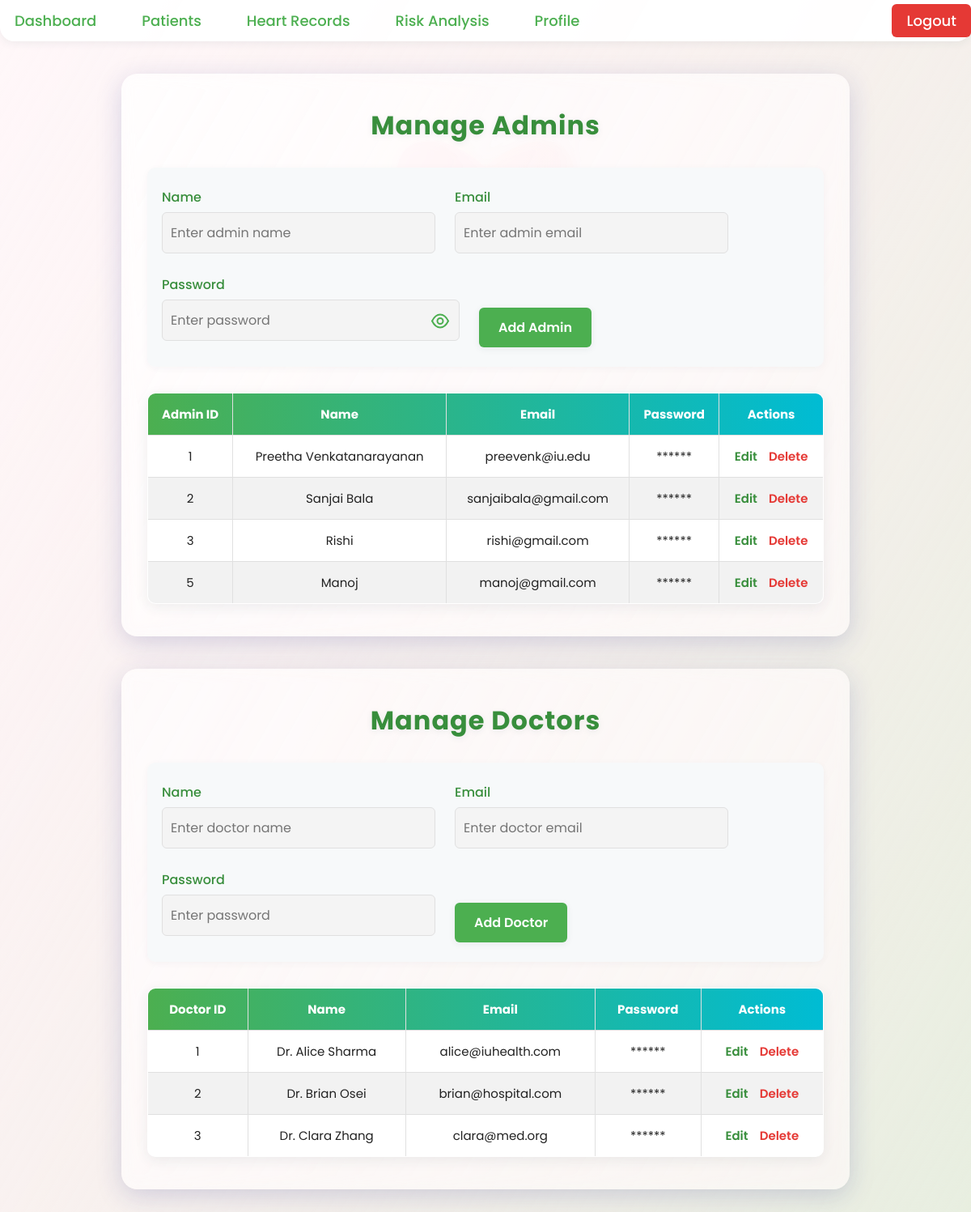
Page /admin (signed in) on the committed database.
### tables this page shows
CREATE TABLE Admin(
    admin_id INTEGER PRIMARY KEY AUTOINCREMENT,
    name TEXT,
    email TEXT,
    password TEXT
);

CREATE TABLE Doctor (
    doctor_id INTEGER PRIMARY KEY AUTOINCREMENT,
    name TEXT,
    email TEXT,
    password TEXT
);

### app.py (the view, shortened to what this page needs)
@app.route('/admin', methods=['GET', 'POST'])
def manage_admin():
    conn = get_db_connection()
    cursor = conn.cursor()
    cursor.execute('SELECT * FROM admin')
    admins = cursor.fetchall()
    cursor.execute('SELECT * FROM doctor')
    doctors = cursor.fetchall()
    conn.close()
    return render_template('admin.html', admins=admins, doctors=doctors, current_page='admin', user_type=session.get('user_type'))

### app.py (called while the page is built)
def get_db_connection():
    conn = sqlite3.connect('database/health_records.db')  # Replace with the correct path to your database
    conn.row_factory = sqlite3.Row
    return conn

@app.before_request
def require_login():
    allowed_routes = ['login', 'signup', 'static']
    if request.endpoint not in allowed_routes and 'admin_id' not in session and 'doctor_id' not in session:
        return redirect(url_for('login'))

### templates/admin.html (shortened to what this page needs)
<!DOCTYPE html>
<html lang="en">
  <head>
    <link
      rel="stylesheet"
      href="{{ url_for('static', filename='styles.css') }}"
    />
  </head>
  <body>
    <nav>
      <ul
        style="
          display: flex;
          align-items: center;
          justify-content: space-between;
        "
      >
        <div style="display: flex; gap: 20px">
          <li>
            <a
              href="{{ url_for('dashboard') }}"
              class="{% if current_page == 'dashboard' %}active{% endif %}"
              >Dashboard</a
            >
          </li>
          <li>
            <a
              href="{{ url_for('manage_patient') }}"
              class="{% if current_page == 'patient' %}active{% endif %}"
              >Patients</a
            >
          </li>
          <li>
            <a
              href="{{ url_for('manage_heart_record') }}"
              class="{% if current_page == 'heart_record' %}active{% endif %}"
              >Heart Records</a
            >
          </li>
          <li>
            <a
              href="{{ url_for('manage_risk_analysis') }}"
              class="{% if current_page == 'risk_analysis' %}active{% endif %}"
              >Risk Analysis</a
            >
          </li>
          {% if user_type == 'admin' %}
          <li>
            <a
              href="{{ url_for('manage_admin') }}"
              class="{% if current_page == 'admin' %}active{% endif %}"
              >Admin</a
            >
          </li>
          {% elif user_type == 'doctor' %}
          <li>
            <a
              href="{{ url_for('doctor_profile') }}"
              class="{% if current_page == 'profile' %}active{% endif %}"
              >Profile</a
            >
          </li>
          {% endif %}
        </div>
        <li>
          <a
            href="{{ url_for('logout') }}"
            style="
              background: #e53935;
              color: #fff;
              border-radius: 6px;
              padding: 8px 18px;
            "
            >Logout</a
          >
        </li>
      </ul>
    </nav>
    <div class="container">
      <div class="card">
        <h2>Manage Admins</h2>
        <form action="{{ url_for('manage_admin') }}" method="POST">
          <div class="form-group">
            <label for="name">Name</label>
            <input
              type="text"
              name="name"
              required
              placeholder="Enter admin name"
            />
          </div>
          <div class="form-group">
            <label for="email">Email</label>
            <input
              type="email"
              name="email"
              required
              placeholder="Enter admin email"
            />
          </div>
          <div class="form-group">
            <label for="password">Password</label>
            <div style="position: relative">
              <input
                type="password"
                name="password"
                id="admin-password"
                required
                placeholder="Enter password"
                style="padding-right: 40px"
              />
              <span
                onclick="togglePassword('admin-password', this)"
                style="
                  position: absolute;
                  top: 50%;
                  right: 12px;
                  transform: translateY(-50%);
                  cursor: pointer;
                "
              >
                <svg
                  id="admin-eye"
                  width="24"
                  height="24"
                  viewBox="0 0 24 24"
                  fill="none"
                  xmlns="http://www.w3.org/2000/svg"
                >
                  <circle
                    cx="12"
                    cy="12"
                    r="3.5"
                    stroke="#4CAF50"
                    stroke-width="2"
                  />
                  <path
                    d="M2 12C4.5 7 8.5 4 12 4C15.5 4 19.5 7 22 12C19.5 17 15.5 20 12 20C8.5 20 4.5 17 2 12Z"
                    stroke="#4CAF50"
                    stroke-width="2"
                  />
                </svg>
              </span>
            </div>
          </div>
          <button type="submit">Add Admin</button>
        </form>
        <table>
          <thead>
            <tr>
              <th>Admin ID</th>
              <th>Name</th>
              <th>Email</th>
              <th>Password</th>
              <th>Actions</th>
            </tr>
          </thead>
          <tbody>
            {% for admin in admins %}
            <tr>
              <td>{{ admin['admin_id'] }}</td>
              <td>{{ admin['name'] }}</td>
              <td>{{ admin['email'] }}</td>
              <td>******</td>
              <td>
                <a
                  href="{{ url_for('edit_admin', admin_id=admin['admin_id']) }}"
                  style="color: #388e3c; font-weight: 600; margin-right: 10px"
                  >Edit</a
                >
                <a
                  href="{{ url_for('delete_admin', admin_id=admin['admin_id']) }}"
                  style="color: #e53935; font-weight: 600"
                  onclick="return confirm('Are you sure you want to delete this admin?');"
                  >Delete</a
                >
              </td>
            </tr>
            {% endfor %}
          </tbody>
        </table>
      </div>
      <div class="card">
        <h2>Manage Doctors</h2>
        <form action="{{ url_for('manage_doctor') }}" method="POST">
          <div class="form-group">
            <label for="name">Name</label>
            <input
              type="text"
              name="name"
              required
              placeholder="Enter doctor name"
            />
          </div>
          <div class="form-group">
            <label for="email">Email</label>
            <input
              type="email"
              name="email"
              required
              placeholder="Enter doctor email"
            />
          </div>
          <div class="form-group">
            <label for="password">Password</label>
            <input
              type="password"
              name="password"
              required
              placeholder="Enter password"
            />
          </div>
          <button type="submit">Add Doctor</button>
        </form>
        <table>
          <thead>
            <tr>
              <th>Doctor ID</th>
              <th>Name</th>
              <th>Email</th>
              <th>Password</th>
              <th>Actions</th>
            </tr>
          </thead>
          <tbody>
            {% for doctor in doctors %}
            <tr>
              <td>{{ doctor['doctor_id'] }}</td>
              <td>{{ doctor['name'] }}</td>
              <td>{{ doctor['email'] }}</td>
              <td>******</td>
              <td>
                <a
                  href="{{ url_for('edit_doctor', doctor_id=doctor['doctor_id']) }}"
                  style="color: #388e3c; font-weight: 600; margin-right: 10px"
                  >Edit</a
                >
                <a
                  href="{{ url_for('delete_doctor', doctor_id=doctor['doctor_id']) }}"
                  style="color: #e53935; font-weight: 600"
                  onclick="return confirm('Are you sure you want to delete this doctor?');"
                  >Delete</a
                >
              </td>
            </tr>
            {% endfor %}
          </tbody>
        </table>
      </div>
    </div>
  </body>
</html>

### static/styles.css (style rules this page uses)
:root { --white-color: #fff; --black-color: #222; --primary-color: #4CAF50; --primary-color-dark: #388e3c; --secondary-color: #f7f9fa; --accent-color: #00bcd4; --error-color: #e53935; --success-color: #43a047; --shadow: 0 4px 16px rgba(44, 62, 80, 0.08); --font-family: "Poppins", sans-serif; --font-medium: 500; --font-size: 16px; --small-font-size: 13px; --large-font-size: 22px; --primary-font-weight: 600; }
* { box-sizing: border-box; padding: 0; margin: 0; }
body, input, button { font-size: var(--font-size); font-family: var(--font-family); }
body { min-height: 100vh; background: url("/static/background-image.jpeg") no-repeat center center fixed, linear-gradient(120deg, #ffe6ec 0%, #e3f9e5 100%); background-size: cover; position: relative; color: var(--black-color); }
body::before { content: ''; position: fixed; top: 0; left: 0; right: 0; bottom: 0; background: linear-gradient(120deg, rgba(255,255,255,0.7) 0%, rgba(255,192,203,0.18) 100%); z-index: 0; pointer-events: none; mix-blend-mode: lighten; }
body::after { content: ''; position: fixed; top: 10%; left: 50%; width: 220px; height: 220px; background-size: contain; opacity: 0.7; z-index: 0; pointer-events: none; transform: translateX(-50%) scale(1.1); animation: floatHeart 7s ease-in-out infinite alternate; }
input, button, textarea { border: none; outline: none; transition: box-shadow 0.2s, background 0.2s; }
a { text-decoration: none; transition: color 0.2s; }
nav { background: rgba(255,255,255,0.95); box-shadow: 0 2px 12px rgba(44, 62, 80, 0.08); border-radius: 0 0 18px 18px; margin-bottom: 32px; position: relative; z-index: 2; text-align: center; padding: 12px 0; }
nav ul { list-style: none; display: inline-flex; gap: 20px; padding: 0; }
nav a { color: var(--primary-color); font-weight: var(--font-medium); font-size: 18px; padding: 10px 18px; border-radius: 8px; transition: background 0.2s, color 0.2s, box-shadow 0.2s; }
.dashboard-container, .card { position: relative; z-index: 1; background: rgba(255,255,255,0.55); box-shadow: 0 8px 32px 0 rgba(31, 38, 135, 0.18); backdrop-filter: blur(8px); -webkit-backdrop-filter: blur(8px); border-radius: 20px; padding: 40px 32px; margin: 40px auto; max-width: 900px; transition: box-shadow 0.2s, transform 0.2s; }
h2 { font-size: 2rem; color: var(--primary-color-dark); text-align: center; margin-bottom: 28px; letter-spacing: 1px; font-weight: 700; text-shadow: 0 2px 8px rgba(44, 62, 80, 0.08); }
form { margin: 24px 0 32px 0; background: var(--secondary-color); padding: 24px 18px; border-radius: 10px; box-shadow: 0 2px 8px rgba(44, 62, 80, 0.04); display: flex; flex-wrap: wrap; gap: 18px 24px; align-items: flex-end; }
label { display: block; margin-bottom: 6px; font-weight: var(--font-medium); color: var(--primary-color-dark); }
input, textarea { width: 100%; padding: 12px 10px; margin-bottom: 8px; background: #f4f4f4; border-radius: 6px; border: 1px solid #e0e0e0; transition: border 0.2s, box-shadow 0.2s; }
button { width: auto; min-width: 120px; padding: 12px 24px; background: var(--primary-color); color: white; font-weight: var(--primary-font-weight); border-radius: 6px; cursor: pointer; box-shadow: 0 2px 8px rgba(44, 62, 80, 0.08); transition: background 0.2s, transform 0.1s; border: none; }
table { width: 100%; border-collapse: collapse; margin-top: 20px; background: var(--white-color); border-radius: 10px; overflow: hidden; box-shadow: var(--shadow); }
table, th, td { border: 1px solid #e0e0e0; }
th, td { padding: 14px 10px; text-align: center; font-size: 15px; }
thead { background: linear-gradient(90deg, var(--primary-color), var(--accent-color)); color: var(--white-color); }
tbody tr:nth-child(even) { background: #f2f2f2; }
td a { color: var(--accent-color); text-decoration: none; font-weight: 500; transition: color 0.2s; }

### rows in the picture
Admin: admin_id "1", name "Preetha Venkatanarayanan", email "preevenk@iu.edu"
Admin: admin_id "2", name "Sanjai Bala", email "sanjaibala@gmail.com"
Admin: admin_id "3", name "Rishi", email "rishi@gmail.com"
Admin: admin_id "5", name "Manoj", email "manoj@gmail.com"
Doctor: doctor_id "1", name "Dr. Alice Sharma", email "alice@iuhealth.com"
Doctor: doctor_id "2", name "Dr. Brian Osei", email "brian@hospital.com"
Doctor: doctor_id "3", name "Dr. Clara Zhang", email "clara@med.org"
